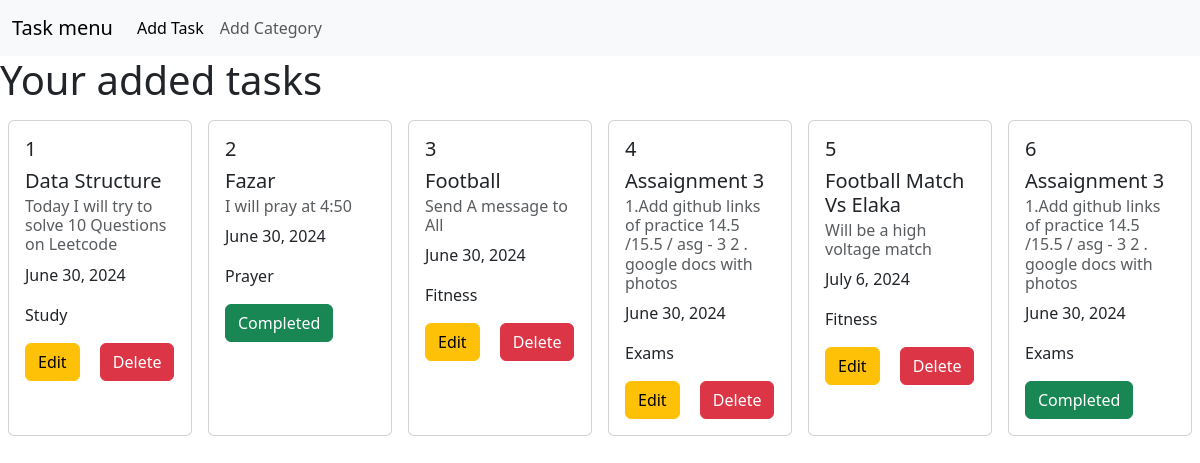
The page / on the database its author committed.
### task/models.py (models this page shows, shortened)
class Task(models.Model):
    Task_Title = models.CharField(max_length=100)
    Task_Category = models.ManyToManyField(Category)
    Task_Description =models.TextField()
    is_completed = models.BooleanField( default = False)
    Task_Assign_Date = models.DateField(default=datetime.date.today)

### category/models.py (models this page shows)
class Category(models.Model):
    Category_Name = models.CharField(max_length=100,unique=True)
    def __str__(self):
        return self.Category_Name

### task/views.py (the view)
# urls.py: path('',views.homepage,name = 'homepage'),
def homepage(request):
    data = Task.objects.all()
    return render (request,'homepage.html',{'data':data})

### task/templates/homepage.html (shortened to what this page needs)
{% extends "base.html" %}
{% block content %}
<h1>Your added tasks</h1>
<div class="d-flex justify-content-center m-auto">
{% for card in data %}
<div class="card d-flex flex-wrap m-2" style="width: 18rem;">
<div class="card-body">
    <h5 class="card-title">{{ card.id}}</h5>
    <h5 class="card-title">{{ card.Task_Title}}</h5>
    <h6 class="card-subtitle mb-2 text-body-secondary">{{ card.Task_Description}}</h6>
    <p class="card-text">{{ card.Task_Assign_Date}}</p>
    <p class="card-text">
        {% for Category in card.Task_Category.all%}
        {{ Category }}
{% endfor %}
    </p>
    {% if card.is_completed == True%}
    <a href="#" class="card-link btn btn-success ">Completed</a>
    {% else %}
    <a href="{%  url 'edittask' card.id %}" class="card-link btn btn-warning">Edit</a>
    <a href="{%  url 'deletetask' card.id %}" class="card-link btn btn-danger">Delete</a>
    {% endif %}
</div>
</div>
{% endfor %}
</div>
{% endblock %}

### templates/base.html (shortened to what this page needs)
<!DOCTYPE html>
<html lang="en">
<head>
    <link rel="stylesheet" href="https://cdn.jsdelivr.net/npm/bootstrap@5.3.3/dist/css/bootstrap.min.css">
</head>
<body>
    <nav class="navbar navbar-expand-lg bg-body-tertiary">
        <div class="container-fluid">
            <a class="navbar-brand" href="{% url 'homepage' %}">Task menu</a>
            <div class="collapse navbar-collapse" id="navbarScroll">
                <ul class="navbar-nav me-auto my-2 my-lg-0 navbar-nav-scroll" style="--bs-scroll-height: 100px;">
                    <li class="nav-item">
                        <a class="nav-link active" aria-current="page" href="{% url 'addtask' %}">Add Task</a>
                    <li class="nav-item">
                        <a class="nav-link" href="{% url 'category' %}">Add Category</a>
                    </li>
                </ul>
            </div>
        </div>
    </nav>
    {% block content %}
    {% endblock %}
</body>
</html>

### rows shown on the page
Task: id "1", Task_Title "Data Structure", Task_Description "Today I will try to solve 10 Questions on Leetcode", Task_Assign_Date "June 30, 2024", is_completed "Edit"
Category: Category_Name "Study"
Task: id "2", Task_Title "Fazar", Task_Description "I will pray at 4:50", Task_Assign_Date "June 30, 2024", is_completed "Completed"
Category: Category_Name "Prayer"
Task: id "3", Task_Title "Football", Task_Description "Send A message to All", Task_Assign_Date "June 30, 2024", is_completed "Edit"
Category: Category_Name "Fitness"
Task: id "4", Task_Title "Assaignment 3", Task_Description "1.Add github links of practice 14.5 /15.5 / asg - 3 2 . google docs with photos", Task_Assign_Date "June 30, 2024", is_completed "Edit"
Category: Category_Name "Exams"
Task: id "5", Task_Title "Football Match Vs Elaka", Task_Description "Will be a high voltage match", Task_Assign_Date "July 6, 2024", is_completed "Edit"
Task: id "6", Task_Title "Assaignment 3", Task_Description "1.Add github links of practice 14.5 /15.5 / asg - 3 2 . google docs with photos", Task_Assign_Date "June 30, 2024", is_completed "Completed"
